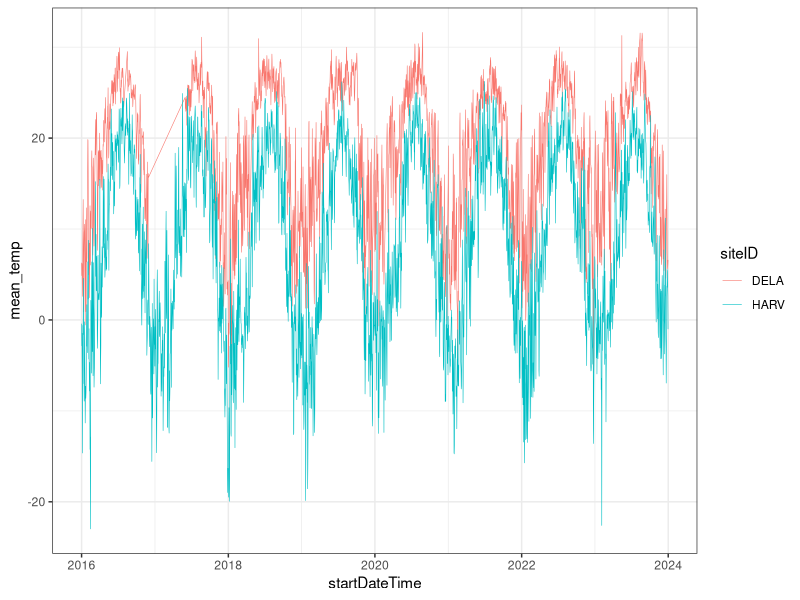
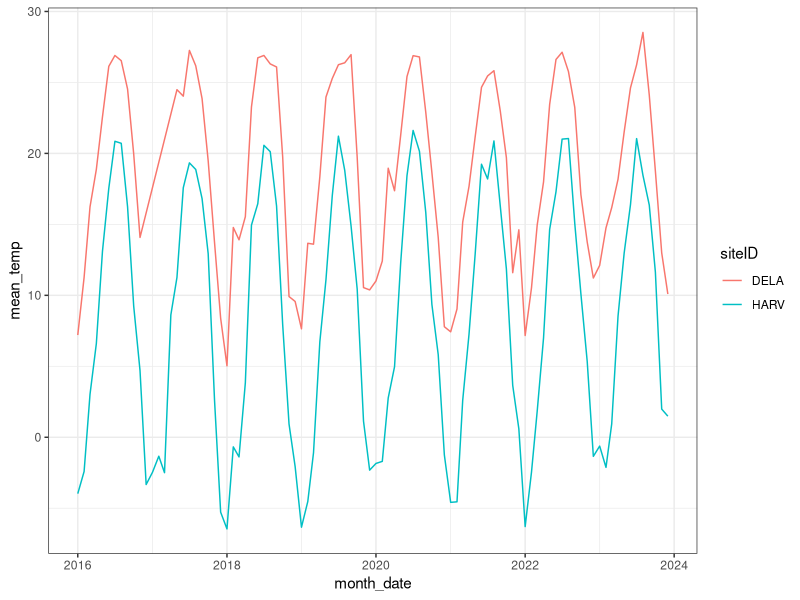
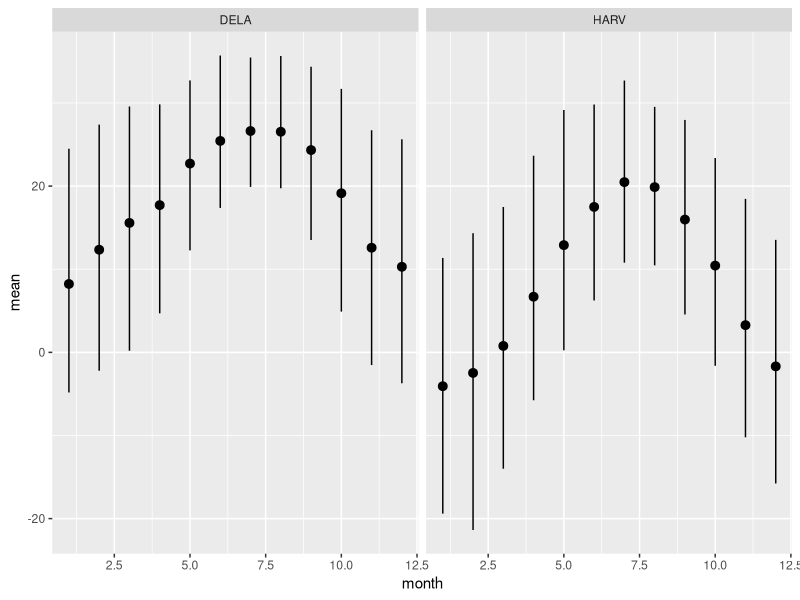
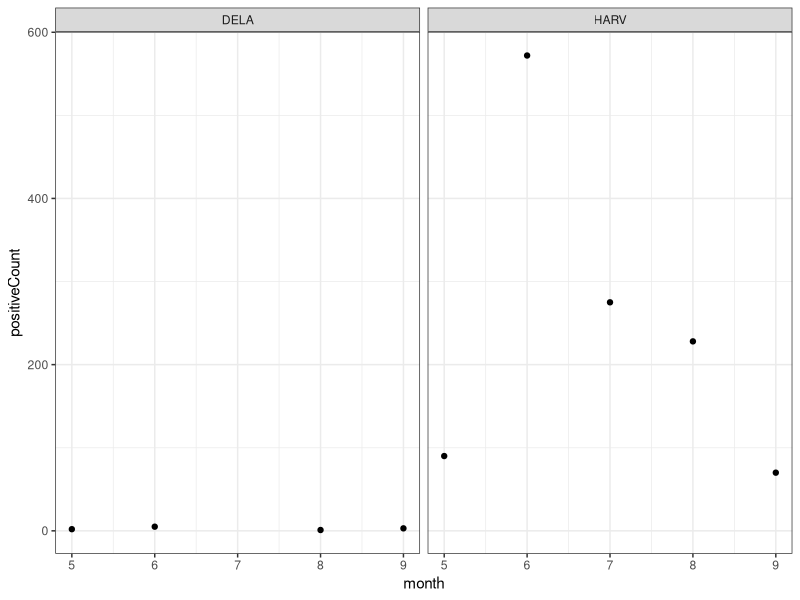

R code for these plots, in order:
## ---- chunk 1

#install.packages(dplyr)
#install.packages(ggplot2)
#install.packages(here)

library(tidyverse)
library(here)

## ---- chunk 2

daily_temperature_data <- read_csv(here("data","processed","daily_temp_data.csv"))

monthly_temperature_data <- read_csv(here("data", "processed", "monthly_temp_data.csv"))

## ---- chunk 3

monthly_temperature_data <- monthly_temperature_data %>% 
  mutate(month_date = make_date(year, month))

## ---- chunk 4

ggplot(
  data = daily_temperature_data,
  aes(
    x = startDateTime, 
    y = mean_temp,
    color = siteID) 
  ) +
  geom_line(size = 0.2) +
theme_bw()

## ---- chunk 5

ggplot(
  data = monthly_temperature_data,
  aes(
    x = month_date, 
    y = mean_temp,
    color = siteID) 
  ) +
  geom_line(size = 0.5) +
theme_bw()

## ---- chunk 6

# Summarize and group monthly temperature data

monthly_temp_range <- monthly_temperature_data |>
  group_by(siteID, month) |>
  summarize(
    mean = mean(mean_temp, na.rm = TRUE),
    max = mean(max_temp, na.rm = TRUE),
    min = mean(min_temp, na.rm = TRUE)
  )

ggplot(
  monthly_temp_range,
  aes(
    x = month,
    y = mean
  )) +
geom_pointrange(
  aes(
    ymin = min,
    ymax = max
  )
) +
  facet_wrap(~siteID)

## ---- chunk 7

pathogen_status_data <- read_csv(here("data","processed","pathogen_status_data.csv"))

## ---- chunk 8

positive_pathogen <- pathogen_status_data %>% 
  filter(testResult == "Positive")

#confusion on what "HardTick DNA Quality" in the "testPathogenName" column means and wondering if we can filter it out since it doesn't seem like that is a pathogen

## ---- chunk 9


daily_positive_pathogen <- positive_pathogen |>
  mutate(
    month = month(collectDate)
  ) |>
  group_by(siteID, month) |>
  summarize(
    positiveCount = n()
  )

ggplot(
  data = daily_positive_pathogen,
  aes(
    x = month, 
    y = positiveCount) 
  ) +
  geom_point() +
  facet_wrap(~siteID) +
theme_bw()
